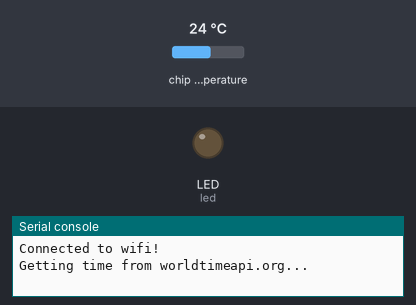
This program was run on a simulated CircuitPython board. On the bench: output pins drawn as LEDs (lit = HIGH), the last lines printed to the serial console. Inputs (shaded band) come from the test bench; at power-on: chip temperature 24 °C. The clock reads 2024-03-15 10:24:30 at power-on unless the program sets it; files the program writes start out absent; requests to the public web service named in the program get a made-up reply in its usual format after 0.4 s (London, UTC, broken clouds, 64 % humidity, 1013 hPa unless stated); web requests get an empty 200 reply after 0.4 s.

Above: at 1.7 s.
At 3.35 s:
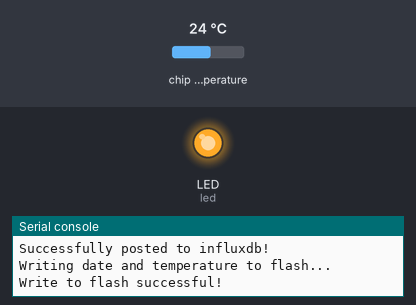
Timing chart, 0 to 4.9 s (numbered marks = the images above):
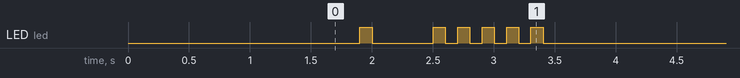

The program:

influxdb.py
```python
import wifi, os, time, ssl, socketpool, adafruit_requests
import ipaddress
import digitalio
import board
import adafruit_datetime as datetime
import microcontroller

def blink(times:int, sec_gap:float=0.2) -> None:
    led.value = False
    for i in range(times):
        led.value = not led.value
        time.sleep(sec_gap/2)
        led.value = not led.value
        time.sleep(sec_gap/2)

wifi.radio.connect('<SSID>', '<WPAKEY>')
print("Connected to wifi!")


pool = socketpool.SocketPool(wifi.radio)
requests = adafruit_requests.Session(pool, ssl.create_default_context())

timeUrl = 'https://worldtimeapi.org/api/timezone/'
timezone = 'Europe/Vienna'
timeUrl = timeUrl + timezone

influxdbUrl = 'https://eu-central-1-1.aws.cloud2.influxdata.com/api/v2/write?org=<ORGANISATION_NAME>&bucket=<BUCKET_NAME>&precision=s'
influxdbToken = '<API_TOKEN>'

led = digitalio.DigitalInOut(board.LED)
led.switch_to_output()

with open('/temp_log.txt', 'a') as outfile:
    while True:
        print("Getting time from worldtimeapi.org...")
        while True:
            try:
                response = requests.get(timeUrl).json()
            except:
                print('Request failed...')
                blink(1, 0.4)
            else:
                print('Request successful! Time obtained.')
                blink(1)
                break

        print("Reading tepmerature sensor...")
        temp = microcontroller.cpu.temperature
        print("Done!")

        print("Sending date and temperature to influxdb...")
        while True:
            try:
                inflresp = requests.request(
                    method="POST",
                    url=influxdbUrl,
                    data=f"picoTemp, temperature={temp} {response['unixtime']}",
                    headers={
                        "Authorization": "Token <API_TOKEN>",
                        "Content-Type": "text/plain; charset=utf-8",
                        "Accept": "application/json",
                }
                )
            except:
                print("Post to influxdb failed!")
                blink(2, 0.4)
            else:
                print("Successfully posted to influxdb!")
                blink(2)
                break

        print('Writing date and temperature to flash...')
        while True:
            try:
                outfile.write(f'{response["unixtime"]} {round(temp, 1)}\n')
            except OSError as e:  # Typically when the filesystem isn't writeable...
                blink(3, 0.4)  # ...blink the LED every half second.
                if e.args[0] == 28:  # If the filesystem is full...
                    while True:
                        blink(3, 0.4)
                        time.sleep(1)
            else:
                outfile.flush()
                print("Write to flash successful!")
                blink(3)
                break
        time.sleep(300)

# """
# picoTemp,sensor_id=TLM0201 temperature=74.97038159354763,humidity=35.23103248356096,co=0.4544531056779365 1682350815
# picoTemp,sensor_id=TLM0202 temperature=76.30007505999716,humidity=35.65192991869171,co=0.5341876544505826 1682350844
# """,

# exec(open('main.py').read())
```

Measured:
- by itself, LED (led): goes HIGH 0.10 s, LOW 0.50 s, 4 × (HIGH 0.10 s, LOW 0.10 s), HIGH 0.10 s, then LOW
